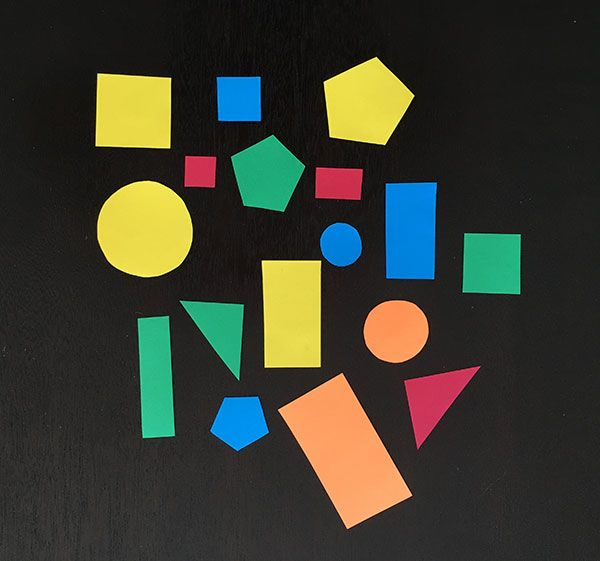
#> input picture thi_giac_may_tinh/buoi6/a.jpg, 600 x 561 px, given in place of the camera
$ python bam_theo_mau.py   (older library calls are emulated)
#> lines starting #> are read from the running program, lines starting #| are printed output that depends on the picture; after the words box and inside, x2 and y2 are one past the last pixel; in counts of white or black regions, pixels touching at a corner belong together
import cv2
import numpy as np

cap = cv2.VideoCapture(0)
font = cv2.FONT_HERSHEY_COMPLEX

while True:
    _, frame = cap.read()
#> frame is the input picture: shape (561, 600, 3); mean B, G, R 47.2, 60.1, 58.5
    hsv = cv2.cvtColor(frame, cv2.COLOR_BGR2HSV)
#> hsv: shape (561, 600, 3); mean H, S, V 35.2, 64.4, 71.2

    lower_yellow = np.array([20, 100, 100])
    upper_yellow = np.array([30, 255, 255])

    # [7 lines of commented-out code are left out]
    mask = cv2.inRange(hsv, lower_yellow, upper_yellow)
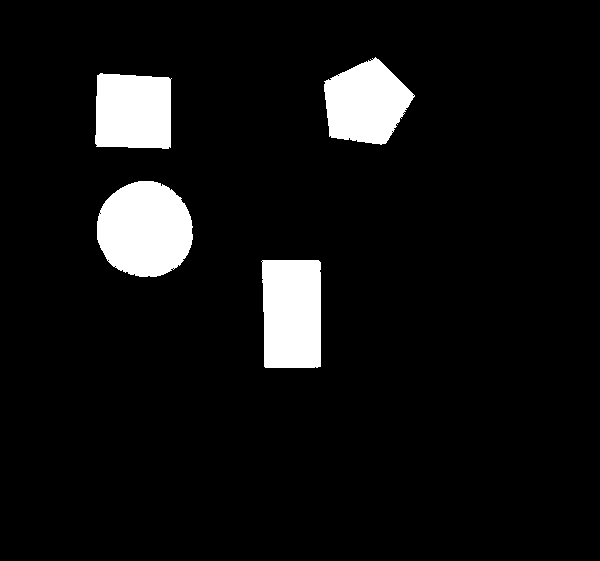
#> mask: shape (561, 600); 7.3% white; 4 white regions, box (x1, y1, x2, y2) and area: (97, 181, 193, 277) 7291, (261, 260, 321, 368) 6220, (324, 57, 415, 145) 5499, (95, 73, 172, 149) 5404
    # mask = cv2.inRange(hsv, lower_blue, upper_blue)

    kernel = np.ones((5, 5), np.uint8)
    mask = cv2.erode(mask, kernel)
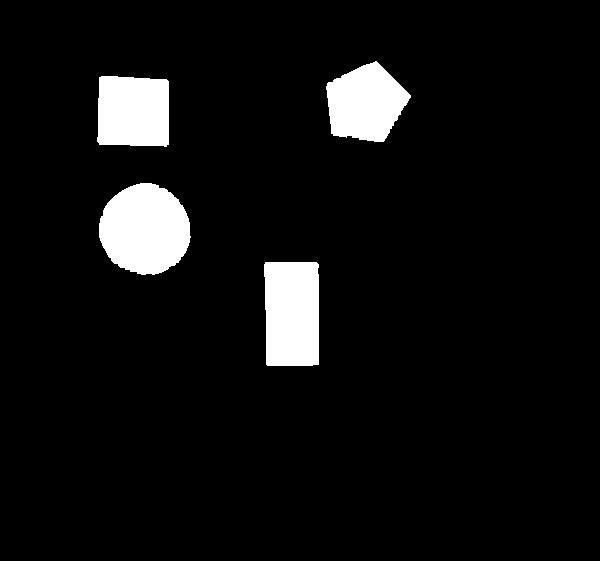
#> mask: shape (561, 600); 6.4% white; 4 white regions

    # Contours detection
    if int(cv2.__version__[0]) > 3:
        # Opencv 4.x.x
        contours, _ = cv2.findContours(mask, cv2.RETR_TREE, cv2.CHAIN_APPROX_SIMPLE)
#> contours = 4 contours; box (x1, y1, x2, y2) and area: (99, 183, 191, 275) 6369, (264, 262, 319, 366) 5402, (97, 76, 169, 147) 4674, (326, 61, 411, 142) 4653
    else:
        # Opencv 3.x.x
        _, contours, _ = cv2.findContours(mask, cv2.RETR_TREE, cv2.CHAIN_APPROX_SIMPLE)


    cv2.imshow("Frame", frame)
    cv2.imshow("Mask", mask)

    key = cv2.waitKey(1)
#> (key Esc is pressed here)
    if key == 27:
        break

cap.release()
cv2.destroyAllWindows()
